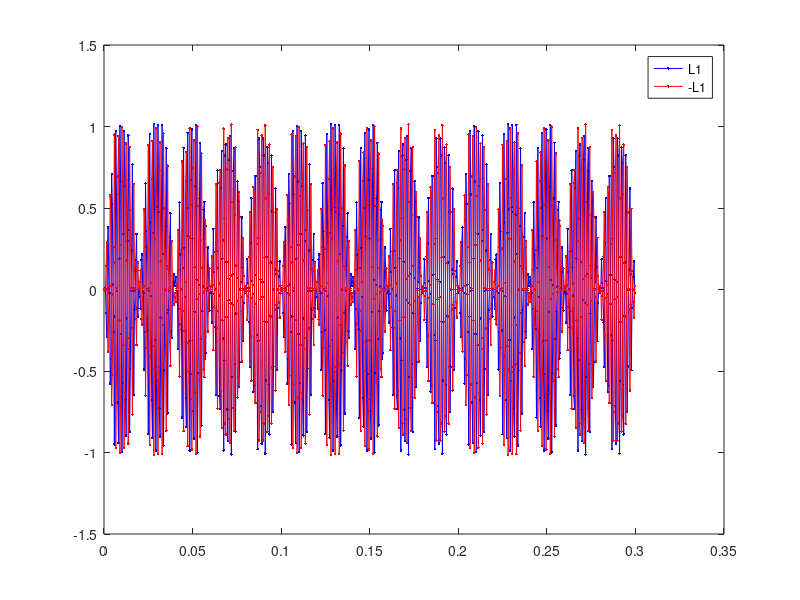

This figure's MATLAB source:
% detection sens du signal
clear all;
close all;
%clc;
pkg load signal;

%{
forme du signal à synthétiser ie créneau sans symetrie
 ____
|    |
|<T1>|
     |________|
<      T      >      
A*T1 = B*(T-T1) => B = A*T1/(T-T1)
%}

% coefficients de la série de fourier
function an=an_coef(A,T1,T,n)
  an=sin(2*pi*n*T1/T)*A/(pi*n)*(T/(T-T1));
endfunction

function bn=bn_coef(A,T1,T,n)
  bn=(cos(2*pi*n*T1/T)-1)*A/(pi*n)*(T/(T-T1));
endfunction

%{
fonction de synthèse du signal
A    : amplitude
T1   : Partie positive ie T-T1 partie négative
T    : Periode
Fe   : Frequence d'echantillonage
nTe  : vecteur temps
nmax : Nombre max d'harmoniques
%}
function s=synth(A,T1,T,Fe,nTe,nmax)  
  s = zeros(length(nTe),1);
  for k=1:nmax
    s += an_coef(A,T1,T,k)*cos(2*pi*k*nTe/T) + bn_coef(A,T1,T,k)*sin(2*pi*k*nTe/T);
  endfor      
endfunction

function [xc,max,imax,min,imin] = do_corr(x,y)
  xc=xcorr(x,y);     
  [max,imax]=max(xc);
  [min,imin]=min(xc);
endfunction



Fe=2560; % 46875;
Tref=0.1;
Tsig=0.3;
Nhq = 2; % nombre d'harmoniques
F1=420;
F2=470;
F3=510;
Anoise=.5; % variance du bruit


nTe = (0:1/Fe:Tref-1/Fe)';
% synthese signaux de référence
s1=synth(.5,2/F1/5,1/F1,Fe,nTe,Nhq);
s2=synth(.5,2/F2/5,1/F2,Fe,nTe,Nhq);
s3=synth(.5,2/F3/5,1/F3,Fe,nTe,Nhq);

%{
Sens en circuit ouvert:
  sur phases (1,2) : S1-2*S2+S3
  sur phases (2,3) : S1+S2-2*S3
  sur phases (3,1) : -2*S1+S2+S3
  
Sens en court circuit:
  sur phase 1 : 2*(S1-S2)
  sur phase 2 : 2*(S2-S3)
  sur phase 3 : 2*(S3-S1)
%}

% signaux en CO phase/phase
L1L2CO_ref = s1-2*s2+s3;
L2L3CO_ref = s1+s3-2*s3;
L3L1CO_ref = -2*s1+s2+s3;

% signaux en CC et CO phase/neutre
L1CC_L1NCO_ref = s1-s2; 
L2CC_L2NCO_ref = s2-s3; 
L3CC_L3NCO_ref = s3-s1; 


%{
figure;
plot(nTe,s1,".-b;s1;",nTe,s2,".-r;s2;",nTe,s3,".-g;s3;");
figure;
plot(nTe,L1_ref,".-b;s1-s2;",nTe,L2_ref,".-r;s2-s3;",nTe,L3_ref,".-g;s3-s1;");
%}

% synthese signaux de base observés
nTe = (0:1/Fe:Tsig-1/Fe)';
s1=synth(.5,2/F1/5,1/F1,Fe,nTe,Nhq);
s2=synth(.5,2/F2/5,1/F2,Fe,nTe,Nhq);
s3=synth(.5,2/F3/5,1/F3,Fe,nTe,Nhq);

% bruit
noise1=Anoise*randn(length(nTe),1);
noise2=Anoise*randn(length(nTe),1);
noise3=Anoise*randn(length(nTe),1);

% signaux CO phase/phase
L1L2CO_sig = s1-2*s2+s3;
L2L3CO_sig = s1+s3-2*s3;
L3L1CO_sig = -2*s1+s2+s3;

% signaux CO phase/phase bruités
L1L2CO_sign = L1L2CO_sig + noise1;
L2L3CO_sign = L2L3CO_sig + noise2;
L3L1CO_sign = L3L1CO_sig + noise3;

% signaux en CC et CO phase/neutre
L1CC_L1NCO_sig = s1-s2; 
L2CC_L2NCO_sig = s2-s3; 
L3CC_L3NCO_sig = s3-s1; 

% signaux en CC et CO phase/neutre bruités
L1CC_L1NCO_sign = L1CC_L1NCO_sig + noise1; 
L2CC_L2NCO_sign = L2CC_L2NCO_sig + noise2; 
L3CC_L3NCO_sign = L3CC_L3NCO_sig + noise3;  


plot(nTe,L1CC_L1NCO_sig,".-b;L1;",nTe,-L1CC_L1NCO_sig,".-r;-L1;");

%{
figure;
nplot=1:1000;
plot(nTe(nplot),L1_sig(nplot),".-b;L1;",
     nTe(nplot),L2_sig(nplot),".-r;L2;",
     nTe(nplot),L3_sig(nplot),".-g;L3;");
figure;
plot(nTe(nplot),L1_sign(nplot),".-b;L1;",
     nTe(nplot),L2_sign(nplot),".-r;L2;",
     nTe(nplot),L3_sign(nplot),".-g;L3;");
%} 

%{
figure;
plot((0:1/Fe:Tref-1/Fe)',L1_ref,".-b;L1_ref;",
     (0:1/Fe:Tsig-1/Fe)',L1_sign,".-r;L1_sign;");
plot(L1_corr1);
figure;
plot(L1_corr2);
%}
                                                 

                                                 
nsamples=length(L1L2CO_ref);
% correlation en CO L1/L2 avec bruit
[xc,max,imax,min,imin] = do_corr(L1L2CO_ref,L1L2CO_sign);
printf("xcorr(L1L2CO_ref,L1L2CO_sign):Max=%f Min=%f\n",xc(imax),xc(imin));

% correlation en CO -L1/L2 avec bruit
[xc,max,imax,min,imin] = do_corr(L1L2CO_ref,-L1L2CO_sign);
printf("xcorr(L1L2CO_ref,-L1L2CO_sign):Max=%f Min=%f\n",xc(imax),xc(imin));

% correlation en CC L1 ou CO L1N avec bruit
[xc,max,imax,min,imin] = do_corr(L1CC_L1NCO_ref,L1CC_L1NCO_sign);
printf("xcorr(L1CC_L1NCO_ref,L1CC_L1NCO_sign):Max=%f Min=%f\n",xc(imax),xc(imin));

% correlation en CC -L1 ou CO -L1N avec bruit
[xc,max,imax,min,imin] = do_corr(L1CC_L1NCO_ref,-L1CC_L1NCO_sign);
printf("xcorr(L1CC_L1NCO_ref,-L1CC_L1NCO_sign):Max=%f Min=%f\n",xc(imax),xc(imin));

%{
[xc,max,imax,min,imin] = do_corr(L1_sig(100:nsamples+100),L1_ref);
printf("xcorr(L1_sig,L1_ref):Max=%f Min=%f\n",xc(imax),xc(imin));

[xc,max,imax,min,imin] = do_corr(L1_sig(1000:end),L1_ref);
printf("xcorr(L1_sig(1000:end),L1_ref):Max=%f Min=%f\n",xc(imax),xc(imin));

[xc,max,imax,min,imin] = do_corr(-L1_sig,L1_ref);
printf("xcorr(-L1_sig,L1_ref):Max=%f Min=%f\n",xc(imax),xc(imin));

[xc,max,imax,min,imin] = do_corr(L1_sign,L1_ref);
printf("xcorr(L1_sign,L1_ref):Max=%f Min=%f\n",xc(imax),xc(imin));

[xc,max,imax,min,imin] = do_corr(-L1_sign,L1_ref);
printf("xcorr(-L1_sign,L1_ref):Max=%f Min=%f\n",xc(imax),xc(imin));


[xc,max,imax,min,imin] = do_corr(L1_sig,L2_ref);
printf("xcorr(L1_sig,L2_ref):Max=%f Min=%f\n",xc(imax),xc(imin));

[xc,max,imax,min,imin] = do_corr(L1_sign,L2_ref);
printf("xcorr(L1_sign,L2_ref):Max=%f Min=%f\n",xc(imax),xc(imin));

[xc,max,imax,min,imin] = do_corr(L1_sig,L3_ref);
printf("xcorr(L1_sig,L3_ref):Max=%f Min=%f\n",xc(imax),xc(imin));

[xc,max,imax,min,imin] = do_corr(L1_sign,L3_ref);
printf("xcorr(L1_sign,L3_ref):Max=%f Min=%f\n",xc(imax),xc(imin));
%}


